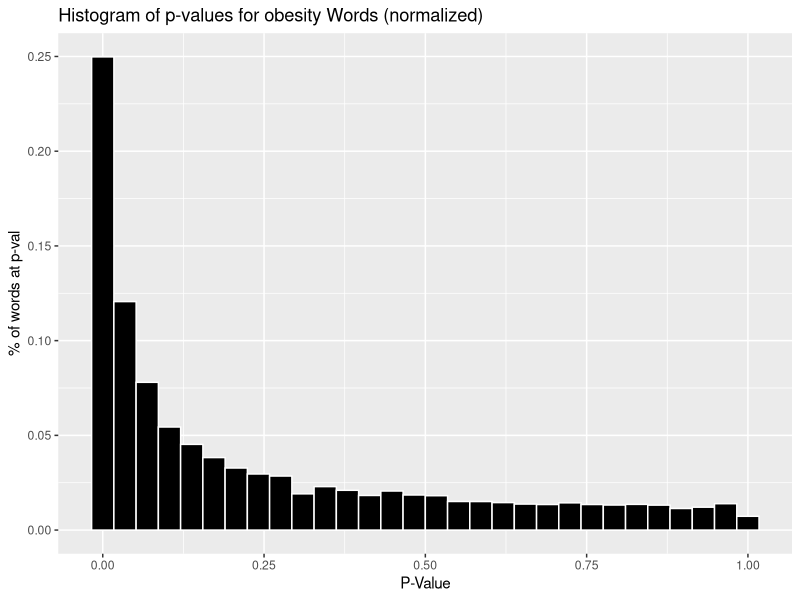
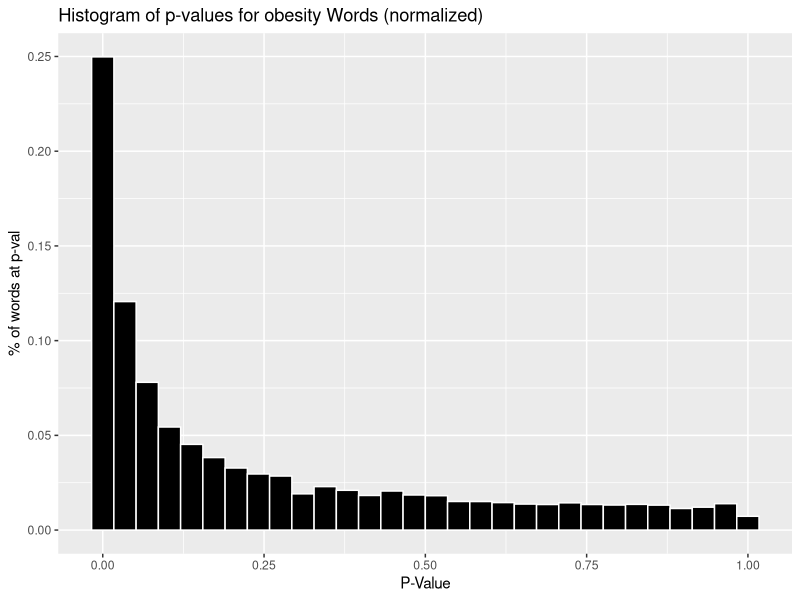

These charts were generated, in order, by the following R code:
setwd("/Users/Nick/spring15/independentStudy")
#A point of note: fdrtool was written under R 3.1.2 which is the latest. 
#R.Version() #A quick way to check if you need. 

require(fdrtool)
require(ggplot2)

obesity = read.table("data/obesity_censored.txt", header = TRUE, fill = TRUE)

m = ggplot(obesity, aes(x = pvalue)) + 
  geom_histogram(aes(y=..count../sum(..count..)), color = "white", fill = "black") +
  labs(title = "Histogram of p-values for obesity Words (normalized)",
      x = "P-Value", y = "% of words at p-val")
m #Have to actually call the ggplot variable to see it

ggsave("figures/Testing.pdf") #Save
